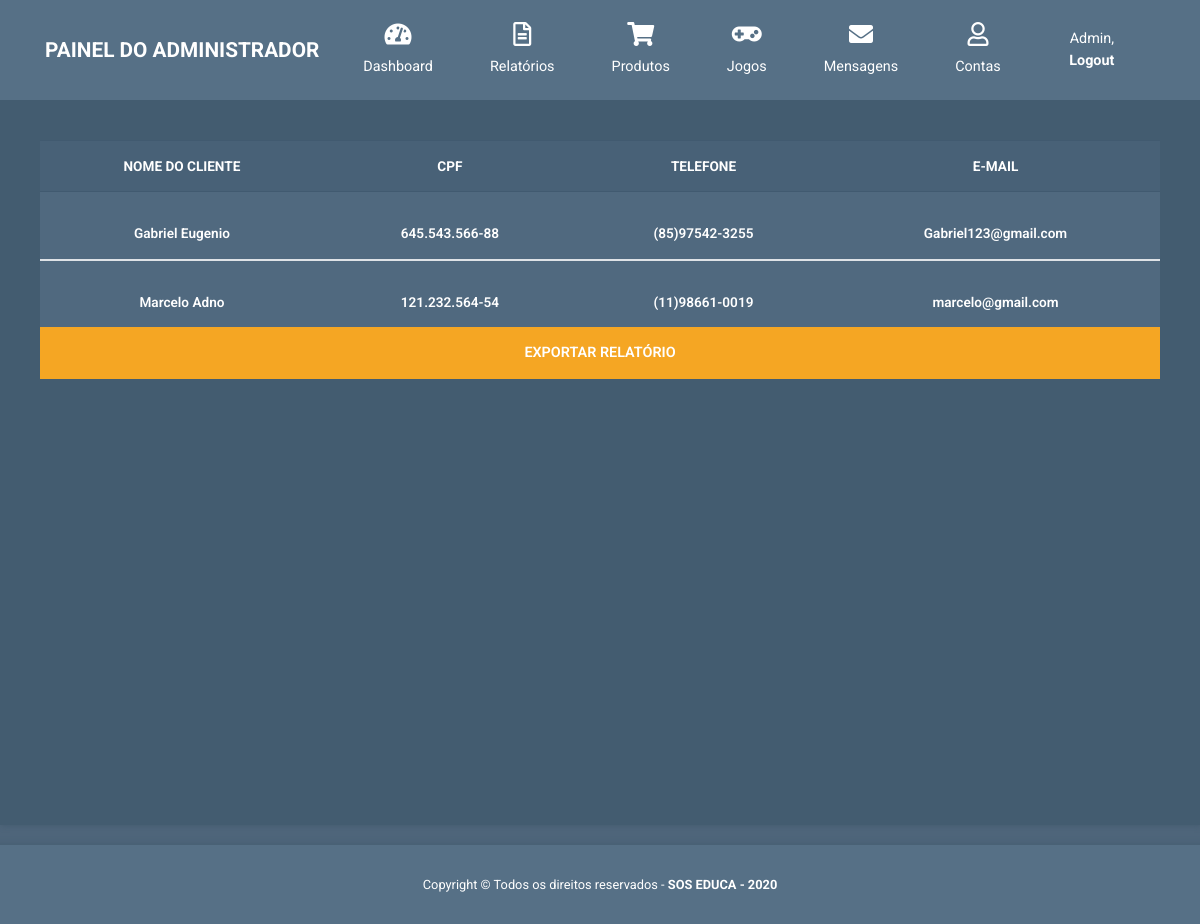
The page /admin_relclientes.php on the database its author committed.
### tables this page shows
CREATE TABLE `cliente` (
  `id_cliente` int(11) NOT NULL,
  `nome` varchar(100) NOT NULL,
  `cpf` varchar(100) NOT NULL,
  `senha` varchar(100) NOT NULL,
  `cep` varchar(9) NOT NULL,
  `rua` varchar(100) NOT NULL,
  `bairro` varchar(100) NOT NULL,
  `cidade` varchar(100) NOT NULL,
  `estado` varchar(100) NOT NULL,
  `num_casa` int(100) NOT NULL,
  `telefone` varchar(100) NOT NULL,
  `email` varchar(100) NOT NULL
);

### admin_relclientes.php (the view, shortened to what this page needs)
<!DOCTYPE html>
<html lang="en">
  <head>
    <link rel="stylesheet" href="css/admin/css/fontawesome.min.css">
    <link rel="stylesheet" href="css/admin/css/bootstrap.min.css">
    <link rel="stylesheet" href="css/admin/css/templatemo-style.css">
    <?php include('conexao.php');?>
  </head>
  <body id="reportsPage">
    <nav class="navbar navbar-expand-xl">
      <div class="container h-100">
        <a class="navbar-brand" href="admin_index.php">
          <h1 class="tm-site-title mb-0">Painel do Administrador</h1>
        </a>
        <div class="collapse navbar-collapse" id="navbarSupportedContent">
                    <ul class="navbar-nav mx-auto h-100">
                        <li class="nav-item">
                            <a class="nav-link" href="admin_index.php">
                                <i class="fas fa-tachometer-alt"></i>
                                Dashboard
                            </a>
                        </li>
                        <li class="nav-item dropdown">
                            <a class="nav-link dropdown-toggle" href="admin_relvendas.php" id="navbarDropdown" role="button" data-toggle="dropdown"
                                aria-haspopup="true" aria-expanded="false">
                                <i class="far fa-file-alt"></i>
                                <span>
                                    Relatórios
                                </span>
                            </a>
                        </li>
                        <li class="nav-item">
                            <a class="nav-link" href="admin_produto.php">
                                <i class="fas fa-shopping-cart"></i>
                                Produtos
                            </a>
                        </li>
                        <li class="nav-item dropdown">
                            <a class="nav-link dropdown-toggle" href="#" id="navbarDropdown" role="button" data-toggle="dropdown"
                                aria-haspopup="true" aria-expanded="false">
                                <i class="fas fa-gamepad"></i>
                                <span>
                                    Jogos
                                </span>
                            </a>
                        </li>
                        <li class="nav-item">
                            <a class="nav-link" href="admin_msgclientes.php">
                                <i class="fa fa-envelope"></i>
                                Mensagens
                            </a>
                        </li>
                        <li class="nav-item">
                            <a class="nav-link" href="admin_contas.php">
                                <i class="far fa-user"></i>
                                Contas
                            </a>
                        </li>
          </ul>
          <ul class="navbar-nav">
            <li class="nav-item">
              <a class="nav-link d-block" href="login.php">
                Admin, <b>Logout</b>
              </a>
            </li>
          </ul>
        </div>
      </div>
    </nav>
          <div class="tm-bg-primary-dark tm-block tm-block-products">
            <table class="table table-hover tm-table-large tm-product-table table-condensed printable">
                <thead style="text-align: center;">
                  <tr>
                    <th scope="col">NOME DO CLIENTE</th>
                    <th scope="col">CPF</th>
                    <th scope="col">TELEFONE</th>
                    <th scope="col">E-MAIL</th>
                  </tr>
                </thead>
                        <?php
                            $resultado=mysqli_query($conexao,  "SELECT * FROM cliente");
                            if($resultado){
                                while($row = mysqli_fetch_assoc($resultado)){
                        ?>
                      <tbody style="text-align: center;">
                      <tr>
                        <td>
                            <?php
                            echo "<p></p>".($row['nome']);
                            ?>
                        </td>
                        <td>
                            <?php
                            echo "<p></p>".($row['cpf']);
                            ?>
                        </td>
                        <td>
                            <?php
                            echo "<p></p>".($row['telefone']);
                            ?>
                        </td>
                        <td>
                            <?php
                            echo "<p></p>".($row['email']);
                            ?>
                        </td>
                      </tr>
                      </tbody>
            <?php
                  }
                }
              ?>
              </table>
            <div class="btn btn-primary btn-block text-uppercase mb-3" onclick="printBy('.printable');">Exportar Relatório</div>
          </div>
    <footer class="tm-footer row tm-mt-small">
      <div class="col-12 font-weight-light">
        <p class="text-center text-white mb-0 px-4 small">
        Copyright &copy; Todos os direitos reservados - <b>SOS EDUCA</b>
            <strong> - 2020</strong>
        </p>
      </div>
    </footer>
  </body>
</html>

### css/admin/css/templatemo-style.css (style rules this page uses)
html { font-size: 16px; overflow-x: hidden; }
body { font-family: Roboto, Helvetica, Arial, sans-serif; background-color: #4e657a; overflow-x: hidden; }
a { transition: all 0.3s ease; }
.navbar-brand { display: flex; align-items: center; }
.tm-site-title { display: inline-block; text-transform: uppercase; font-size: 1.3rem; font-weight: 700; color: #fff; }
.navbar { height: 100px; background-color: #567086; padding: 0; }
.navbar .container { position: relative; }
.tm-mt-small { margin-top: 20px; }
.tm-block { padding: 40px; -webkit-box-shadow: 1px 1px 5px 0 #455c71; -moz-box-shadow: 1px 1px 5px 0 #455c71; box-shadow: 1px 1px 5px 0 #455c71; min-height: 350px; height: 100%; max-height: 450px; }
.nav-link { color: #fff; height: 100%; display: flex; align-items: center; justify-content: center; flex-direction: column; font-size: 90%; }
.nav-link > i { margin-bottom: 10px; margin-right: 0; font-size: 1.5rem; }
.dropdown-item, .nav-link { padding: 15px 20px; }
.nav-item { text-align: center; }
.nav-item:last-child { margin-right: 0; }
.dropdown-toggle::after { display: none; }
.table { background-color: #50697f; color: #fff; font-size: 85%; margin-bottom: 0; }
thead { background-color: #486177; color: #fff; }
.table thead th { border-bottom: 0; }
.btn { border-radius: 0; padding: 13px 28px; transition: all 0.2s ease; max-width: 100%; }
.btn-primary { color: #fff; background-color: #f5a623; border: 2px solid #f5a623; font-size: 90%; font-weight: 600; }
.table td, .table th { border-top: 1px solid #415a70; padding: 15px 25px; vertical-align: middle; }
.table-hover tbody tr { transition: all 0.2s ease; }
.tm-bg-primary-dark { background-color: #435c70; }
.tm-block-products { min-height: 725px; }
.tm-product-table tr { font-weight: 600; }
.tm-footer { background-color: #567086; padding-top: 30px; padding-bottom: 30px; -webkit-box-shadow: 0 -3px 5px 0 rgba(69, 92, 113, 0.59); -moz-box-shadow: 0 -3px 5px 0 rgba(69, 92, 113, 0.59); box-shadow: 0 -3px 5px 0 rgba(69, 92, 113, 0.59); }
@media (min-width: 1200px) { .navbar-expand-xl .navbar-nav .nav-link { padding-left: 28px; padding-right: 28px; } }
@media (min-width: 1200px) { .navbar-collapse { height: 100%; } }
@media (max-width: 1275px) and (min-width: 1200px) { .nav-item { margin-right: 15px; } }
@media (max-width: 1350px) { .nav-item { margin-right: 1px; } }

### rows shown on the page
cliente: nome "Gabriel Eugenio", cpf "645.543.566-88", telefone "(85)97542-3255", email "Gabriel123@gmail.com"
cliente: nome "Marcelo Adno", cpf "121.232.564-54", telefone "(11)98661-0019", email "marcelo@gmail.com"
